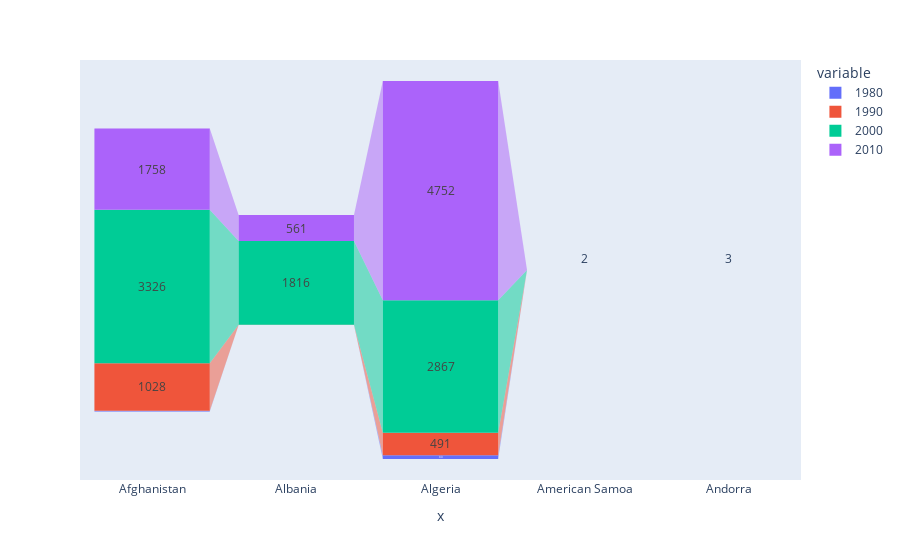

The cell this chart's notebook holds for it:
### Code cell
px.funnel(df.head(),x=df.head().index,y=[1980,1990,2000,2010])

### Figure 1 — Plotly figure (JSON) as saved in the notebook; plotly's stock layout.template omitted (floating-point values rounded to 4 significant figures)
{"data": [{"hovertemplate": "variable=1980<br>x=%{x}<br>value=%{y}<extra></extra>", "legendgroup": "1980", "marker": {"color": "#636efa"}, "name": "1980", "orientation": "v", "showlegend": true, "type": "funnel", "x": ["Afghanistan", "Albania", "Algeria", "American Samoa", "Andorra"], "xaxis": "x", "y": [16, 1, 80, 0, 0], "yaxis": "y"}, {"hovertemplate": "variable=1990<br>x=%{x}<br>value=%{y}<extra></extra>", "legendgroup": "1990", "marker": {"color": "#EF553B"}, "name": "1990", "orientation": "v", "showlegend": true, "type": "funnel", "x": ["Afghanistan", "Albania", "Algeria", "American Samoa", "Andorra"], "xaxis": "x", "y": [1028, 3, 491, 2, 3], "yaxis": "y"}, {"hovertemplate": "variable=2000<br>x=%{x}<br>value=%{y}<extra></extra>", "legendgroup": "2000", "marker": {"color": "#00cc96"}, "name": "2000", "orientation": "v", "showlegend": true, "type": "funnel", "x": ["Afghanistan", "Albania", "Algeria", "American Samoa", "Andorra"], "xaxis": "x", "y": [3326, 1816, 2867, 0, 0], "yaxis": "y"}, {"hovertemplate": "variable=2010<br>x=%{x}<br>value=%{y}<extra></extra>", "legendgroup": "2010", "marker": {"color": "#ab63fa"}, "name": "2010", "orientation": "v", "showlegend": true, "type": "funnel", "x": ["Afghanistan", "Albania", "Algeria", "American Samoa", "Andorra"], "xaxis": "x", "y": [1758, 561, 4752, 0, 0], "yaxis": "y"}], "layout": {"legend": {"title": {"text": "variable"}, "tracegroupgap": 0}, "margin": {"t": 60}, "xaxis": {"anchor": "y", "domain": [0, 1], "title": {"text": "x"}}, "yaxis": {"anchor": "x", "domain": [0, 1], "title": {"text": "value"}}}}
